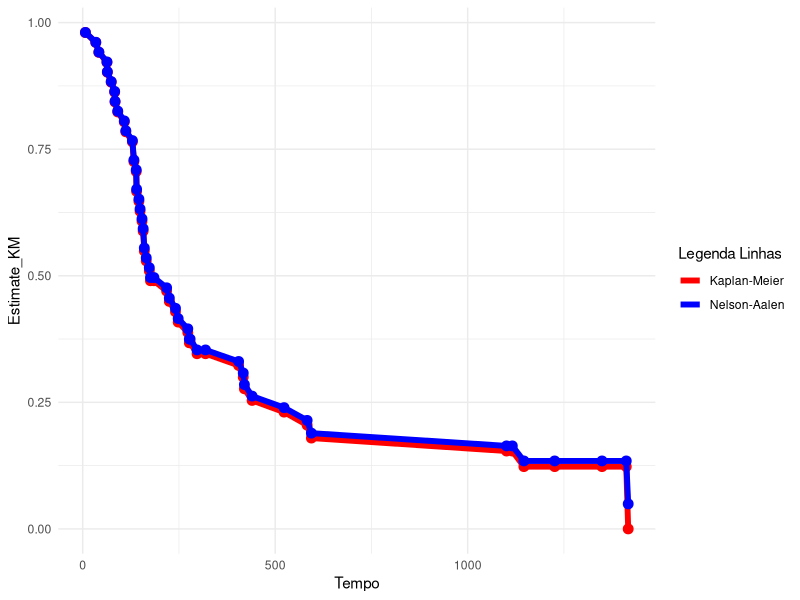
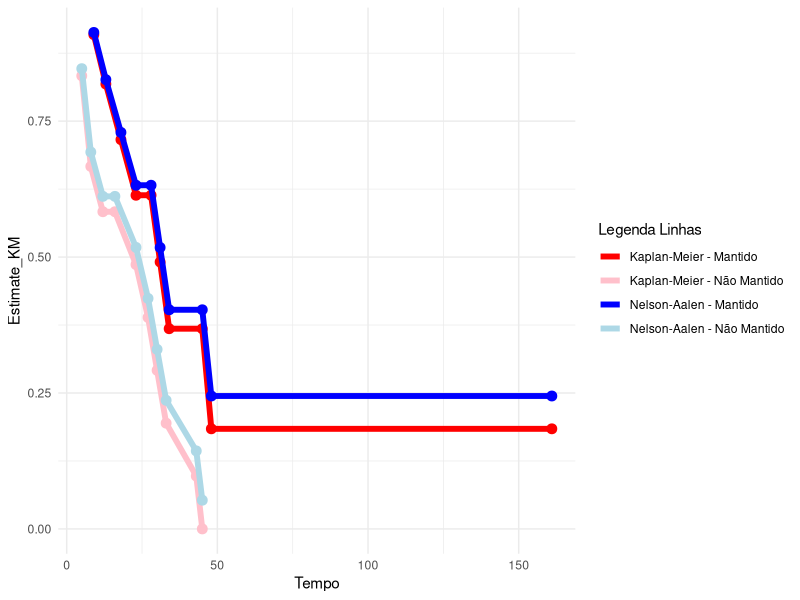

Write the R code that produced these figures, in order.
## ---- chunk 1
options(digits=3)  #Arrendodamento
options(scipen=999)
ggplot2::theme_set(ggplot2::theme_minimal()) #Tema dos gráficos produzidos no ggplot2
knitr::opts_chunk$set(echo=F,message=F,warning=F,fig.pos = 'H',fig.align = 'center',fig.width=7.8, fig.height=3.85)
scale_fill_discrete = \(...) ggplot2::scale_fill_brewer(... , palette="Set1") #Fixa a scale do fill dos gráficos do ggplot2
## ---- chunk 2
library(survival)
library(ggfortify)
library(dplyr)

## ---- chunk 3
tempo_mediano <- function(obj){
  obj <- obj |> filter(n.event != 0) |> select(estimate, time)
  y0 = obj |> filter(estimate > 0.5) |> select(estimate) |> tail(n=1)
  y1 = obj |> filter(estimate < 0.5) |> select(estimate) |> head(n=1)
  x0 = obj |> filter(estimate > 0.5) |> select(time) |> tail(n=1)
  x1 = obj |> filter(estimate < 0.5) |> select(time) |> head(n=1)
  (0.5 - y0)/(y1 - y0)*(x1 - x0) + x0
}
tempo_medio<- function(obj){
  if(obj |> tail(n=1) |> filter(n.event != 0) |> nrow() == 0){
    temp = obj |> tail(n=1) |> with(time)
  }else{
    temp = c()
  }
  obj <- obj |> filter(n.event != 0) |> select(estimate, time)
  temp <- obj |> with(time) |> c(temp)
  sobre <- obj |> with(estimate)
  temp_medio = 0
  for(i in 1:(length(temp)-1)){
    temp_medio = temp_medio+sobre[i]*(temp[i+1] - temp[i])
  }
  temp_medio = temp_medio + temp[1]
  temp_medio
}

interpolacao <- function(obj, temp){
  obj <- obj |> filter(n.event != 0) |> select(estimate, time)
  y0 = obj |> filter(time < temp) |> select(estimate) |> tail(n=1)
  y1 = obj |> filter(time > temp) |> select(estimate) |> head(n=1)
  x0 = obj |> filter(time < temp) |> select(time) |> tail(n=1)
  x1 = obj |> filter(time > temp) |> select(time) |> head(n=1)
  (temp-x0)/(x1 - x0)*(y1 - y0) + y0
  
}

prob <- function(obj, temp){
  y_ = interpolacao(obj, temp)
  obj <- obj |> filter(n.event != 0) |> select(estimate, time)
  y = obj |> filter(time == temp) |> select(estimate)
  list(prob = y, inter = y_)
}

tempo_medio_restante <- function(obj, param){
  y = prob(obj, param)
  if(obj |> tail(n=1) |> filter(n.event != 0) |> nrow() == 0){
    temp = obj |> tail(n=1) |> with(time)
  }else{
    temp = c()
  }
  obj <- obj |> filter(n.event != 0) |> select(estimate, time)
  temp <- obj |> filter(time > param) |> with(time) |> c(temp)
  sobre <- obj |> filter(time > param) |> with(estimate)
  sobre1 <- c(as.double(y$prob), sobre)
  sobre <- c(as.double(y$inter),sobre)
  temp <- c(param, temp)
  temp_medio_restante = 0
  temp_medio_restante1 = 0
  for(i in 1:(length(temp)-1)){
    temp_medio_restante = temp_medio_restante+sobre[i]*(temp[i+1] - temp[i])
    temp_medio_restante1 = temp_medio_restante1+sobre1[i]*(temp[i+1] - temp[i])
  }
  temp_medio_restante = temp_medio_restante/sobre[1]
  temp_medio_restante1 = temp_medio_restante1/sobre1[1]
  list(prob = temp_medio_restante1, inter = temp_medio_restante)

}


tempo_interpolado <- function(obj, st){
  obj <- obj |> filter(n.event != 0) |> select(estimate, time)
  y0 = obj |> filter(estimate > st) |> select(estimate) |> tail(n=1)
  y1 = obj |> filter(estimate < st) |> select(estimate) |> head(n=1)
  x0 = obj |> filter(estimate > st) |> select(time) |> tail(n=1)
  x1 = obj |> filter(estimate < st) |> select(time) |> head(n=1)
  (st - y0)/(y1 - y0)*(x1 - x0) + x0
}


interpolacao_ic <- function(obj, temp){
  obj <- obj |> filter(n.event != 0) |> select(conf.high, conf.low, time)
  y0 = obj |> filter(time < temp) |> select(conf.high) |> tail(n=1)
  y1 = obj |> filter(time > temp) |> select(conf.high) |> head(n=1)
  x0 = obj |> filter(time < temp) |> select(time) |> tail(n=1)
  x1 = obj |> filter(time > temp) |> select(time) |> head(n=1)
  ls = (temp-x0)/(x1 - x0)*(y1 - y0) + y0
  y0_ = obj |> filter(time < temp) |> select(conf.low) |> tail(n=1)
  y1_ = obj |> filter(time > temp) |> select(conf.low) |> head(n=1)
  li = (temp-x0)/(x1 - x0)*(y1_ - y0_) + y0_
  list(li = li, ls = ls)
}

prob_ic <- function(obj, temp){
  y_ = interpolacao_ic(obj, temp)
  obj <- obj |> filter(n.event != 0) |> select(conf.high, conf.low, time)
  li = obj |> filter(time == temp) |> select(conf.low)
  ls = obj |> filter(time == temp) |> select(conf.high)
  list(li = li, ls = ls, li_inter = y_$li, ls_inter = y_$ls) -> a
}


## ---- chunk 4
radio = '7, 34, 42, 63, 64, 74, 83, 84, 91, 108, 112, 129, 133, 133, 139, 140, 140, 146, 149, 154, 157, 160, 160, 165, 173, 176, 185+, 218, 225, 241, 248, 273, 277, 279+, 297, 319+, 405, 417, 420, 440, 523, 523+, 583, 594, 1101, 1116+, 1146, 1226+, 1349+, 1412+, 1417'

radio = stringr::str_split(radio, ", ") |> unlist()

censura <- as.vector(stringr::str_detect(radio,"[+]") |> sapply(\(x) if(x == TRUE ) 0 else 1))

radio <- gsub("[+]", "", radio) |> as.integer()


df <- data.frame(radio = radio, censura = censura)
## ---- chunk 5
df
## ---- chunk 6
kaplan = survfit(Surv(df$radio,df$censura)~1) |> 
    broom::tidy()
nelson = survfit(Surv(df$radio,df$censura)~1, stype = 2) |> 
    broom::tidy()
nelson2 = survfit(coxph(Surv(df$radio,df$censura)~1,method = "breslow")) |> 
  broom::tidy()

kaplan |> 
    dplyr::select(Estimate_KM = estimate) |> 
    bind_cols(nelson |> select(time, Estimate_NH = estimate)) |> 
    bind_cols(nelson2 |> select(Estimate_NH2 = estimate)) |> head(n=10)
## ---- chunk 7
nelson$estimate == nelson2$estimate
## ---- chunk 8
nelson2$estimate[36:43]
## ---- chunk 9
nelson$estimate[36:43]
## ---- chunk 10
kaplan |> 
    dplyr::select(Estimate_KM = estimate) |> 
    bind_cols(nelson |> select(Tempo = time, Estimate_NH = estimate)) |> 
    ggplot()+
    geom_line(aes(Tempo, Estimate_KM, color = 'Kaplan-Meier'), size = 2)+
    geom_point(aes(Tempo, Estimate_KM), color = 'red', size = 3) +
    geom_line(aes(Tempo, Estimate_NH, color = 'Nelson-Aalen'), size = 2)+
    geom_point(aes(Tempo, Estimate_NH), color = 'blue', size = 3) +
    scale_colour_manual("Legenda Linhas", 
                        values = c( "Kaplan-Meier" = "red", "Nelson-Aalen" = "blue"))
## ---- chunk 11
leucemia = "9, 13, 13+, 18, 23, 28+, 31, 34, 45+, 48, 161+, 5, 5, 8, 8, 12, 16+, 23, 27, 30, 33, 43, 45"
leucemia = stringr::str_split(leucemia, ", ") |> unlist()

censura1 <- as.vector(stringr::str_detect(leucemia,"[+]") |> sapply(\(x) if(x == TRUE) 0 else 1))

leucemia <- gsub("[+]", "", leucemia) |> as.integer()
leucemia

grupos=c(rep(1,11),rep(2,12))

df1 <- data.frame(leucemia = leucemia, censura = censura1, grupos = grupos)
## ---- chunk 12
kaplan1 = survfit(Surv(df1$leucemia,df1$censura)~grupos, conf.type = "plain") |> 
    broom::tidy()
nelson1 = survfit(Surv(df1$leucemia,df1$censura)~grupos, stype = 2, conf.type = "plain") |> 
    broom::tidy()
kaplan2 = survfit(Surv(df1$leucemia,df1$censura)~grupos, conf.type = "log-log") |> 
    broom::tidy()
nelson2 = survfit(Surv(df1$leucemia,df1$censura)~grupos, stype = 2, conf.type = "log-log") |> 
    broom::tidy()
## ---- chunk 13
quimio <- kaplan1 |> 
    dplyr::select(Estimate_KM = estimate, grupos = strata) |> 
    bind_cols(nelson1 |> select(Tempo = time, Estimate_NH = estimate)) |>
    filter(grupos == "grupos=1")


nquimio <- kaplan1 |> 
    dplyr::select(Estimate_KM = estimate, grupos = strata) |> 
    bind_cols(nelson1 |> select(Tempo = time, Estimate_NH = estimate)) |>
    filter(grupos == "grupos=2")

    ggplot()+
    geom_line(data = quimio, aes(Tempo, Estimate_KM, 
                                 color = 'Kaplan-Meier - Mantido'), size = 2)+
    geom_point(data = quimio,aes(Tempo, Estimate_KM), color = 'red', size = 3) +
    geom_line(data = quimio,aes(Tempo, Estimate_NH, 
                                color = 'Nelson-Aalen - Mantido'), size = 2)+
    geom_point(data = quimio,aes(Tempo, Estimate_NH), color = 'blue', size = 3) +
    geom_line(data = nquimio, aes(Tempo, Estimate_KM, 
                                  color = 'Kaplan-Meier - Não Mantido'), size = 2)+
    geom_point(data = nquimio,aes(Tempo, Estimate_KM), color = 'pink', size = 3) +
    geom_line(data = nquimio,aes(Tempo, Estimate_NH, 
                                 color = 'Nelson-Aalen - Não Mantido'), size = 2)+
    geom_point(data = nquimio,aes(Tempo, Estimate_NH), color = 'light blue', size = 3)+
    scale_colour_manual("Legenda Linhas", 
                        values = c( "Kaplan-Meier - Mantido" = "red", "Nelson-Aalen - Mantido" = "blue", 'Kaplan-Meier - Não Mantido' = "pink", 'Nelson-Aalen - Não Mantido' = "light blue" ))
## ---- chunk 14
survdiff(Surv(df1$leucemia,df1$censura)~df1$grupos,rho=0)
